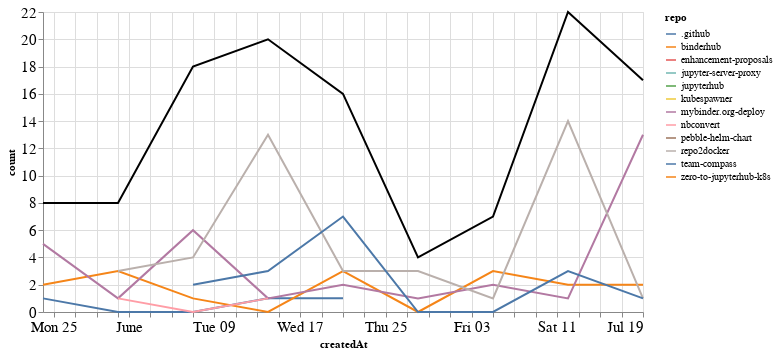

Notebook cell for this chart:
### Markdown cell above
## Comments

### Code cell
comments_time = comments.groupby('repo').resample('W', on='createdAt').count()['author'].reset_index()
comments_time = comments_time.rename(columns={'author': 'count'})
comments_time_total = comments_time.groupby('createdAt').agg({"count": "sum"}).reset_index()
ch1 = alt.Chart(comments_time, width=600).mark_line().encode(
    x='createdAt',
    y='count',
    color='repo',
    tooltip="repo"
)

ch2 = alt.Chart(comments_time_total, width=600).mark_line(color="black").encode(
    x='createdAt',
    y='count',
)

ch1 + ch2

### Figure 1 — Vega-Lite specification as saved in the notebook (floating-point values rounded to 4 significant figures)
{"config": {"axisLeft": {"labelFontSize": 15}, "axisBottom": {"labelFontSize": 15}}, "layer": [{"data": {"name": "data-1064e0455b4e081dab8b3a4f2306c65a"}, "mark": "line", "encoding": {"color": {"type": "nominal", "field": "repo"}, "tooltip": {"type": "nominal", "field": "repo"}, "x": {"type": "temporal", "field": "createdAt"}, "y": {"type": "quantitative", "field": "count"}}, "width": 600}, {"data": {"name": "data-e786f80c448933833dfcbb8cf51da61c"}, "mark": {"type": "line", "color": "black"}, "encoding": {"x": {"type": "temporal", "field": "createdAt"}, "y": {"type": "quantitative", "field": "count"}}, "width": 600}], "$schema": "https://vega.github.io/schema/vega-lite/v4.8.1.json", "datasets": {"data-1064e0455b4e081dab8b3a4f2306c65a": [{"repo": ".github", "createdAt": "2020-05-24T00:00:00", "count": 1}, {"repo": ".github", "createdAt": "2020-05-31T00:00:00", "count": 0}, {"repo": ".github", "createdAt": "2020-06-07T00:00:00", "count": 0}, {"repo": ".github", "createdAt": "2020-06-14T00:00:00", "count": 1}, {"repo": ".github", "createdAt": "2020-06-21T00:00:00", "count": 1}, {"repo": "binderhub", "createdAt": "2020-05-24T00:00:00", "count": 2}, {"repo": "binderhub", "createdAt": "2020-05-31T00:00:00", "count": 3}, {"repo": "binderhub", "createdAt": "2020-06-07T00:00:00", "count": 1}, {"repo": "binderhub", "createdAt": "2020-06-14T00:00:00", "count": 0}, {"repo": "binderhub", "createdAt": "2020-06-21T00:00:00", "count": 3}, {"repo": "binderhub", "createdAt": "2020-06-28T00:00:00", "count": 0}, {"repo": "binderhub", "createdAt": "2020-07-05T00:00:00", "count": 3}, {"repo": "binderhub", "createdAt": "2020-07-12T00:00:00", "count": 2}, {"repo": "binderhub", "createdAt": "2020-07-19T00:00:00", "count": 2}, {"repo": "enhancement-proposals", "createdAt": "2020-07-12T00:00:00", "count": 2}, {"repo": "jupyter-server-proxy", "createdAt": "2020-07-05T00:00:00", "count": 1}, {"repo": "jupyterhub", "createdAt": "2020-06-07T00:00:00", "count": 1}, {"repo": "kubespawner", "createdAt": "2020-06-14T00:00:00", "count": 1}, {"repo": "mybinder.org-deploy", "createdAt": "2020-05-24T00:00:00", "count": 5}, {"repo": "mybinder.org-deploy", "createdAt": "2020-05-31T00:00:00", "count": 1}, {"repo": "mybinder.org-deploy", "createdAt": "2020-06-07T00:00:00", "count": 6}, {"repo": "mybinder.org-deploy", "createdAt": "2020-06-14T00:00:00", "count": 1}, {"repo": "mybinder.org-deploy", "createdAt": "2020-06-21T00:00:00", "count": 2}, {"repo": "mybinder.org-deploy", "createdAt": "2020-06-28T00:00:00", "count": 1}, {"repo": "mybinder.org-deploy", "createdAt": "2020-07-05T00:00:00", "count": 2}, {"repo": "mybinder.org-deploy", "createdAt": "2020-07-12T00:00:00", "count": 1}, {"repo": "mybinder.org-deploy", "createdAt": "2020-07-19T00:00:00", "count": 13}, {"repo": "nbconvert", "createdAt": "2020-05-31T00:00:00", "count": 1}, {"repo": "nbconvert", "createdAt": "2020-06-07T00:00:00", "count": 0}, {"repo": "nbconvert", "createdAt": "2020-06-14T00:00:00", "count": 1}, {"repo": "pebble-helm-chart", "createdAt": "2020-06-07T00:00:00", "count": 1}, {"repo": "repo2docker", "createdAt": "2020-05-31T00:00:00", "count": 3}, {"repo": "repo2docker", "createdAt": "2020-06-07T00:00:00", "count": 4}, {"repo": "repo2docker", "createdAt": "2020-06-14T00:00:00", "count": 13}, {"repo": "repo2docker", "createdAt": "2020-06-21T00:00:00", "count": 3}, {"repo": "repo2docker", "createdAt": "2020-06-28T00:00:00", "count": 3}, {"repo": "repo2docker", "createdAt": "2020-07-05T00:00:00", "count": 1}, {"repo": "repo2docker", "createdAt": "2020-07-12T00:00:00", "count": 14}, {"repo": "repo2docker", "createdAt": "2020-07-19T00:00:00", "count": 1}, {"repo": "team-compass", "createdAt": "2020-06-07T00:00:00", "count": 2}, {"repo": "team-compass", "createdAt": "2020-06-14T00:00:00", "count": 3}, {"repo": "team-compass", "createdAt": "2020-06-21T00:00:00", "count": 7}, {"repo": "team-compass", "createdAt": "2020-06-28T00:00:00", "count": 0}, {"repo": "team-compass", "createdAt": "2020-07-05T00:00:00", "count": 0}, {"repo": "team-compass", "createdAt": "2020-07-12T00:00:00", "count": 3}, {"repo": "team-compass", "createdAt": "2020-07-19T00:00:00", "count": 1}, {"repo": "zero-to-jupyterhub-k8s", "createdAt": "2020-06-07T00:00:00", "count": 3}], "data-e786f80c448933833dfcbb8cf51da61c": [{"createdAt": "2020-05-24T00:00:00", "count": 8}, {"createdAt": "2020-05-31T00:00:00", "count": 8}, {"createdAt": "2020-06-07T00:00:00", "count": 18}, {"createdAt": "2020-06-14T00:00:00", "count": 20}, {"createdAt": "2020-06-21T00:00:00", "count": 16}, {"createdAt": "2020-06-28T00:00:00", "count": 4}, {"createdAt": "2020-07-05T00:00:00", "count": 7}, {"createdAt": "2020-07-12T00:00:00", "count": 22}, {"createdAt": "2020-07-19T00:00:00", "count": 17}]}}
